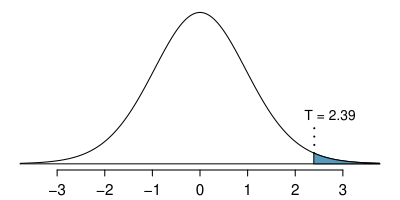

This figure's R source:
library(openintro)
data(COL)

myPDF('pValueShownForSATHTOfOver100PtGain.pdf', 4, 2, mar=c(1.5, 1, 0.2, 1), mgp=c(0, 0.45, 0), las=1)
plot(0, 0, type='n', xlab='', ylab='', axes=FALSE, xlim=c(-3.5, 3.5), ylim=c(0, 0.4))
X <- seq(-4, 4, 0.01)
Y <- dt(X, 20) # 29)
lines(X, Y)
abline(h=0)
axis(1, cex.axis=0.9)
these <- which(X > 2.39)
X <- X[c(these[1], these, rev(these)[1])]
Y <- c(0, Y[these], 0)

lines(c(2.4, 2.4), c(dt(2.4, 20), 0.1), lty=3, lwd=2)
text(2.73, 0.088, "T = 2.39", pos=3, cex=0.8)


polygon(X, Y, col=COL[1])


dev.off()
